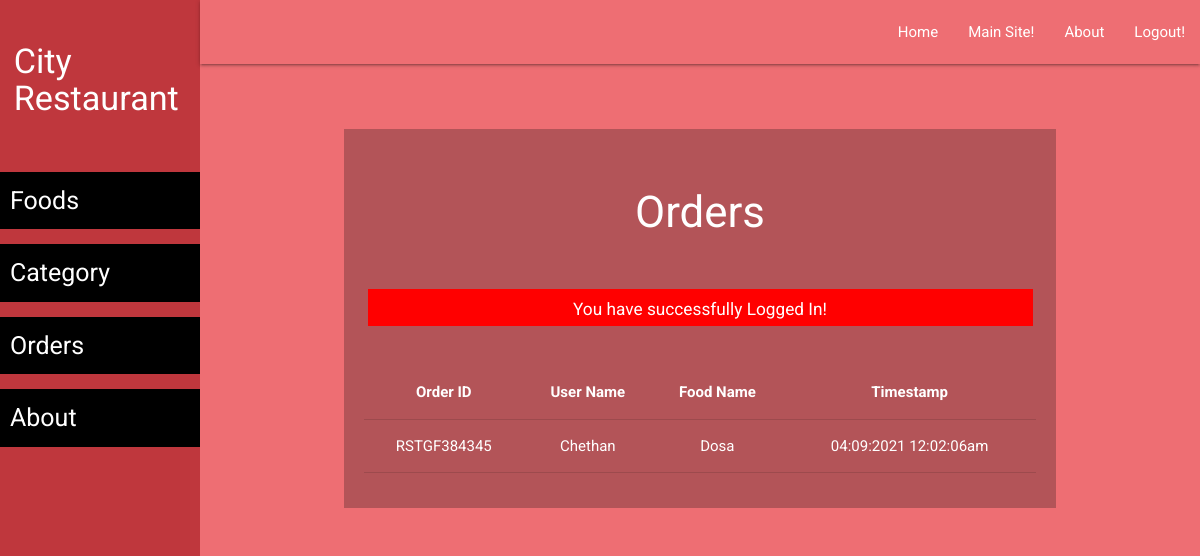
Page /admin/order-list.php (signed in) on the committed database.
### tables this page shows
CREATE TABLE `orders` (
  `id` int(11) NOT NULL,
  `order_id` varchar(20) NOT NULL,
  `user_id` varchar(10) NOT NULL,
  `food_id` varchar(10) NOT NULL,
  `user_name` varchar(100) NOT NULL,
  `timestamp` varchar(50) NOT NULL
);

CREATE TABLE `food` (
  `id` int(11) NOT NULL,
  `cat_id` int(10) NOT NULL,
  `fname` varchar(50) NOT NULL,
  `description` varchar(250) NOT NULL
);

### admin/order-list.php (the view, shortened to what this page needs)
<?php require('layout/header.php'); ?>
<?php require('layout/left-sidebar-long.php'); ?>
<?php require('layout/topnav.php'); ?>
<?php require('layout/left-sidebar-short.php'); ?>
<?php
require('../backends/connection-pdo.php');
$sql = 'SELECT orders.order_id, orders.user_name, orders.timestamp, food.fname FROM orders LEFT JOIN food ON orders.food_id = food.id';
$query  = $pdoconn->prepare($sql);
$query->execute();
$arr_all = $query->fetchAll(PDO::FETCH_ASSOC);
?>
<div class="section white-text" style="background: #B35458;">
	<div class="section">
		<h3>Orders</h3>
	</div>
  <?php
    if (isset($_SESSION['msg'])) {
        echo '<div class="section center" style="margin: 5px 35px;"><div class="row" style="background: red; color: white;">
        <div class="col s12">
            <h6>'.$_SESSION['msg'].'</h6>
            </div>
        </div></div>';
    }
    ?>
	<div class="section center" style="padding: 20px;">
		<table class="centered responsive-table">
        <thead>
          <tr>
              <th>Order ID</th>
              <th>User Name</th>
              <th>Food Name</th>
              <th>Timestamp</th>
          </tr>
        </thead>
        <tbody>
          <?php
            foreach ($arr_all as $key) {
          ?>
          <tr>
            <td><?php echo $key['order_id']; ?></td>
            <td><?php echo $key['user_name']; ?></td>
            <td><?php echo $key['fname']; ?></td>
            <td><?php echo $key['timestamp']; ?></td>
          </tr>
          <?php } ?>
        </tbody>
      </table>
	</div>
</div>
<?php require('layout/footer.php'); ?>

### css/form-style.css (style rules this page uses)
body { background: #ee6e73; font-family: "Roboto", sans-serif; -webkit-font-smoothing: antialiased; -moz-osx-font-smoothing: grayscale; }
.row { margin-bottom: 0 !important; }
.col { padding: 0 !important; }

### rows in the picture
orders: order "RSTGF384345", user_name "Chethan", food.fname "Dosa", timestamp "04:09:2021 12:02:06am"

### other values in the picture
$_SESSION['msg'] "You have successfully Logged In!"
